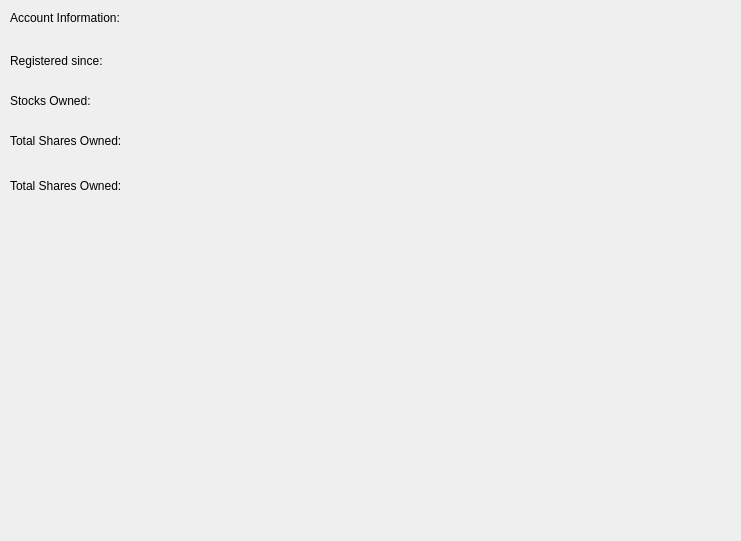
<?xml version="1.0" encoding="UTF-8"?>
<ui version="4.0">
 <class>tab_Profile</class>
 <widget class="QWidget" name="tab_Profile">
  <property name="geometry">
   <rect>
    <x>0</x>
    <y>0</y>
    <width>741</width>
    <height>541</height>
   </rect>
  </property>
  <property name="windowTitle">
   <string>Form</string>
  </property>
  <widget class="QLabel" name="label">
   <property name="geometry">
    <rect>
     <x>10</x>
     <y>10</y>
     <width>271</width>
     <height>16</height>
    </rect>
   </property>
   <property name="styleSheet">
    <string notr="true">font: 12pt &quot;Century Gothic&quot;;</string>
   </property>
   <property name="text">
    <string>Account Information:</string>
   </property>
  </widget>
  <widget class="QLabel" name="label_2">
   <property name="geometry">
    <rect>
     <x>10</x>
     <y>50</y>
     <width>271</width>
     <height>21</height>
    </rect>
   </property>
   <property name="styleSheet">
    <string notr="true">font: 12pt &quot;Century Gothic&quot;;</string>
   </property>
   <property name="text">
    <string>Registered since:</string>
   </property>
  </widget>
  <widget class="QLabel" name="label_3">
   <property name="geometry">
    <rect>
     <x>10</x>
     <y>90</y>
     <width>271</width>
     <height>21</height>
    </rect>
   </property>
   <property name="styleSheet">
    <string notr="true">font: 12pt &quot;Century Gothic&quot;;</string>
   </property>
   <property name="text">
    <string>Stocks Owned:</string>
   </property>
  </widget>
  <widget class="QLabel" name="label_4">
   <property name="geometry">
    <rect>
     <x>10</x>
     <y>130</y>
     <width>271</width>
     <height>21</height>
    </rect>
   </property>
   <property name="styleSheet">
    <string notr="true">font: 12pt &quot;Century Gothic&quot;;</string>
   </property>
   <property name="text">
    <string>Total Shares Owned:</string>
   </property>
  </widget>
  <widget class="QLabel" name="label_5">
   <property name="geometry">
    <rect>
     <x>10</x>
     <y>170</y>
     <width>271</width>
     <height>31</height>
    </rect>
   </property>
   <property name="styleSheet">
    <string notr="true">font: 12pt &quot;Century Gothic&quot;;</string>
   </property>
   <property name="text">
    <string>Total Shares Owned:</string>
   </property>
  </widget>
 </widget>
 <resources/>
 <connections/>
</ui>
